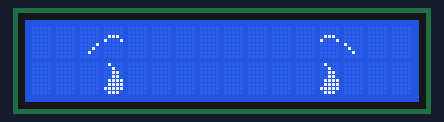
The sketch below on a simulated Arduino Uno, built with avr-gcc and run on an emulated ATmega328P. Parts: 16×2 character LCD. Random numbers use the default seed unless the sketch sets one.

Above: at 0.5 s.
At 4.9 s:
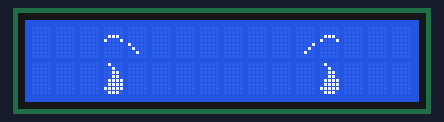
At 11.21 s:
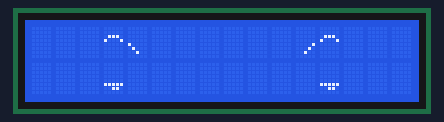
At 18.28 s:
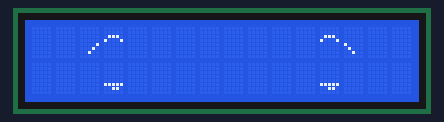
At 26.37 s:
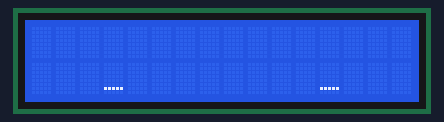
At 31.1 s:
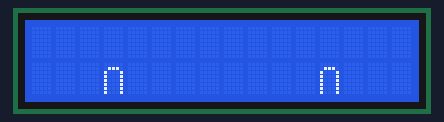

The sketch:

BlinkLCDExample.ino
```cpp
#include <Wire.h>  // This library is already built in to the Arduino IDE
#include <LiquidCrystal_I2C.h> //This library you can add via Include Library > Manage Library >
LiquidCrystal_I2C lcd(0x27, 16, 2);

int blink_time = 100;
int deblink_time = blink_time/2;

byte eye[8] =
{
    B01000,
    B00100,
    B00110,
    B00110,
    B01111,
    B01111,
    B11111,
    B01110
};


byte happy_eye[8] =
{
    B00000,
    B01110,
    B10001,
    B10001,
    B10001,
    B10001,
    B10001,
    B10001
};

byte blinked_happy_eye[8] =
{
    B00000,
    B00000,
    B00000,
    B00000,
    B00000,
    B00000,
    B11111,
    B00000
};

byte half_blinked_eye[8] =
{
    B00000,
    B00000,
    B00000,
    B11110,
    B01111,
    B01111,
    B11111,
    B01110
};

byte blinked_eye[8] =
{
    B00000,
    B00000,
    B00000,
    B00000,
    B00000,
    B11111,
    B00110,
    B00000
};


byte cute_eyebrows_1[8] =
{
    B00000,
    B00000,
    B00000,
    B00000,
    B00001,
    B00010,
    B00100,
    B00000
};

byte cute_eyebrows_2[8] =
{
    B00000,
    B00000,
    B01110,
    B10001,
    B00000,
    B00000,
    B00000,
    B00000
};

byte cute_eyebrows_3[8] =
{
    B00000,
    B00000,
    B00000,
    B00000,
    B10000,
    B01000,
    B00100,
    B00000
};

byte heart_1[8] =
{
    B01110,
    B11111,
    B11111,
    B01111,
    B00111,
    B00011,
    B00001,
    B00000
};

byte heart_2[8] =
{
    B01110,
    B11111,
    B11111,
    B11110,
    B11100,
    B11000,
    B10000,
    B00000
};


static int y_left_eye_position = 3;
static int y_right_eye_position = 12;
static int x_eye_position = 1;


void setup()
{
  lcd.init();   // initializing the LCD
  lcd.backlight(); // Enable or Turn On the backlight

  lcd.createChar(1,eye);
  lcd.createChar(2,blinked_eye);
  lcd.createChar(3,happy_eye);
  lcd.createChar(4,blinked_happy_eye);
  lcd.createChar(5,cute_eyebrows_1);
  lcd.createChar(6,cute_eyebrows_2);
  lcd.createChar(7,cute_eyebrows_3);

  //lcd.setCursor(y_left_eye_position, x_eye_position);
  //lcd.write(1);
  //lcd.print("14CORE | 16x2 LCD TEST"); // Start Print text to Line 1
  //lcd.setCursor(y_right_eye_position, x_eye_position);
  //lcd.write(1);
  //lcd.print("-----------------------"); // Start Print Test to Line 2
}
void draw_normal_eyebrowns(int startPosizionY, int startPositionX){
    lcd.setCursor(startPosizionY, startPositionX);
    lcd.write(5);
    lcd.setCursor(startPosizionY+1, startPositionX);
    lcd.write(6);
    lcd.setCursor(startPosizionY+2, startPositionX);
    lcd.write(7);
}

void draw_angry_eyebrowns_left(int startPosizionY, int startPositionX){
    //lcd.setCursor(startPosizionY, startPositionX);
    //lcd.write(5);
    lcd.setCursor(startPosizionY+1, startPositionX);
    lcd.write(6);
    lcd.setCursor(startPosizionY+2, startPositionX);
    lcd.write(7);
}

void draw_angry_eyebrowns_right(int startPosizionY, int startPositionX){
    lcd.setCursor(startPosizionY, startPositionX);
    lcd.write(5);
    lcd.setCursor(startPosizionY+1, startPositionX);
    lcd.write(6);
    //lcd.setCursor(startPosizionY+2, startPositionX);
    //lcd.write(7);
}

void draw_cute_eyebrowns_left(int startPosizionY, int startPositionX){
    lcd.setCursor(startPosizionY, startPositionX);
    lcd.write(5);
    lcd.setCursor(startPosizionY+1, startPositionX);
    lcd.write(6);
    //lcd.setCursor(startPosizionY+2, startPositionX);
    //lcd.write(7);
}

void draw_cute_eyebrowns_right(int startPosizionY, int startPositionX){
    //lcd.setCursor(startPosizionY, startPositionX);
    //lcd.write(5);
    lcd.setCursor(startPosizionY+1, startPositionX);
    lcd.write(6);
    lcd.setCursor(startPosizionY+2, startPositionX);
    lcd.write(7);
}
void blinkEyesNormal(){
  lcd.clear();
  for(int i = 1; i<=2; i++){
    lcd.clear();
    draw_normal_eyebrowns(y_left_eye_position-1,x_eye_position-1);
    lcd.setCursor(y_left_eye_position, x_eye_position);
    lcd.write(i);
    draw_normal_eyebrowns(y_right_eye_position-1,x_eye_position-1);
    lcd.setCursor(y_right_eye_position, x_eye_position);
    lcd.write(i);
    delay(blink_time);
  }

  for(int i = 2; i>=1; i--){
    lcd.clear();
    draw_normal_eyebrowns(y_left_eye_position-1,x_eye_position-1);
    lcd.setCursor(y_left_eye_position, x_eye_position);
    lcd.write(i);
    draw_normal_eyebrowns(y_right_eye_position-1,x_eye_position-1);
    lcd.setCursor(y_right_eye_position, x_eye_position);
    lcd.write(i);
    delay(deblink_time);
  }
}


void blinkHappyEyes(){
  lcd.clear();
  for(int i = 3; i<=4; i++){
    lcd.clear();
    lcd.setCursor(y_left_eye_position, x_eye_position);
    lcd.write(i);
    lcd.setCursor(y_right_eye_position, x_eye_position);
    lcd.write(i);
    delay(blink_time);
  }

  for(int i = 4; i>=3; i--){
    lcd.clear();
    lcd.setCursor(y_left_eye_position, x_eye_position);
    lcd.write(i);
    lcd.setCursor(y_right_eye_position, x_eye_position);
    lcd.write(i);
    delay(deblink_time);
  }
}

void blinkEyesHangry(){
  lcd.clear();
  for(int i = 1; i<=2; i++){
    lcd.clear();
    draw_angry_eyebrowns_left(y_left_eye_position-1,x_eye_position-1);
    lcd.setCursor(y_left_eye_position, x_eye_position);
    lcd.write(i);
    draw_angry_eyebrowns_right(y_right_eye_position-1,x_eye_position-1);
    lcd.setCursor(y_right_eye_position, x_eye_position);
    lcd.write(i);
    delay(blink_time);
  }

  for(int i = 2; i>=1; i--){
    lcd.clear();
    draw_angry_eyebrowns_left(y_left_eye_position-1,x_eye_position-1);
    lcd.setCursor(y_left_eye_position, x_eye_position);
    lcd.write(i);
    draw_angry_eyebrowns_right(y_right_eye_position-1,x_eye_position-1);
    lcd.setCursor(y_right_eye_position, x_eye_position);
    lcd.write(i);
    delay(deblink_time);
  }
}


void blinkEyesCute(){
  lcd.clear();
  for(int i = 1; i<=2; i++){
    lcd.clear();
    draw_cute_eyebrowns_left(y_left_eye_position-1,x_eye_position-1);
    lcd.setCursor(y_left_eye_position, x_eye_position);
    lcd.write(i);
    draw_cute_eyebrowns_right(y_right_eye_position-1,x_eye_position-1);
    lcd.setCursor(y_right_eye_position, x_eye_position);
    lcd.write(i);
    delay(blink_time);
  }

  for(int i = 2; i>=1; i--){
    lcd.clear();
    draw_cute_eyebrowns_left(y_left_eye_position-1,x_eye_position-1);
    lcd.setCursor(y_left_eye_position, x_eye_position);
    lcd.write(i);
    draw_cute_eyebrowns_right(y_right_eye_position-1,x_eye_position-1);
    lcd.setCursor(y_right_eye_position, x_eye_position);
    lcd.write(i);
    delay(deblink_time);
  }
}

void loop(){
  // Just to simulate a normal blinking. With casual timing of delay and casual expression.
  int timeDelay = random(500, 2500);
  int typeBlink = random(1, 5);
  switch(typeBlink){
    case 1 : {
        blinkEyesNormal();
        break;
    }
    case 2 : {
        blinkEyesCute();
        break;
    }
    case 3 : {
        blinkEyesHangry();
        break;
    }
    case 4 : {
        blinkHappyEyes();
        break;
    }
  }

  delay(timeDelay);
}
```

Measured:
- what the display in image 0 shows lasts 1.4 s, from 0.4 s to 1.8 s
- what the display in image 1 shows lasts 2.1 s, from 4.8 s to 6.9 s
